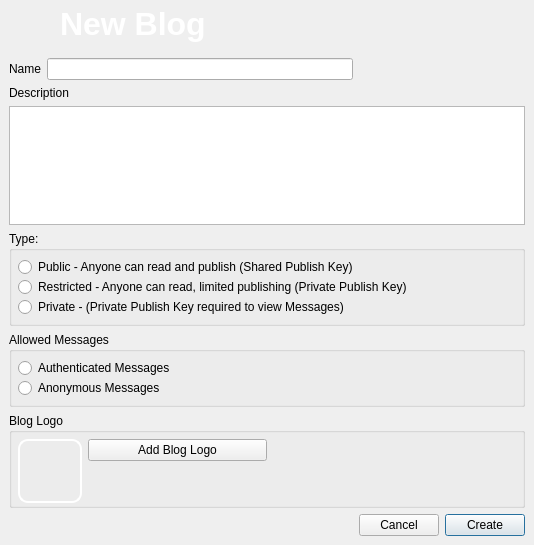
<?xml version="1.0" encoding="UTF-8"?>
<ui version="4.0">
 <class>CreateBlog</class>
 <widget class="QDialog" name="CreateBlog">
  <property name="geometry">
   <rect>
    <x>0</x>
    <y>0</y>
    <width>534</width>
    <height>545</height>
   </rect>
  </property>
  <property name="windowTitle">
   <string>Create new Blog</string>
  </property>
  <property name="windowIcon">
   <iconset resource="../../images.qrc">
    <normaloff>:/images/rstray3.png</normaloff>:/images/rstray3.png</iconset>
  </property>
  <layout class="QGridLayout" name="gridLayout_3">
   <property name="margin">
    <number>0</number>
   </property>
   <property name="spacing">
    <number>0</number>
   </property>
   <item row="0" column="0">
    <widget class="QFrame" name="frame_2">
     <property name="maximumSize">
      <size>
       <width>16777215</width>
       <height>64</height>
      </size>
     </property>
     <property name="styleSheet">
      <string notr="true">QFrame#frame_2{background-image: url(:/images/connect/connectFriendBanner.png);}</string>
     </property>
     <property name="frameShape">
      <enum>QFrame::NoFrame</enum>
     </property>
     <property name="frameShadow">
      <enum>QFrame::Raised</enum>
     </property>
     <layout class="QGridLayout" name="gridLayout">
      <property name="margin">
       <number>6</number>
      </property>
      <property name="spacing">
       <number>6</number>
      </property>
      <item row="0" column="0">
       <widget class="QLabel" name="labelicon">
        <property name="maximumSize">
         <size>
          <width>48</width>
          <height>48</height>
         </size>
        </property>
        <property name="styleSheet">
         <string notr="true"/>
        </property>
        <property name="text">
         <string/>
        </property>
        <property name="pixmap">
         <pixmap resource="../../images.qrc">:/images/hi48-app-kblogger.png</pixmap>
        </property>
        <property name="scaledContents">
         <bool>true</bool>
        </property>
       </widget>
      </item>
      <item row="0" column="1">
       <widget class="QLabel" name="textlabelcreatforums">
        <property name="styleSheet">
         <string notr="true">color: rgb(255, 255, 255);</string>
        </property>
        <property name="text">
         <string>&lt;!DOCTYPE HTML PUBLIC &quot;-//W3C//DTD HTML 4.0//EN&quot; &quot;http://www.w3.org/TR/REC-html40/strict.dtd&quot;&gt;
&lt;html&gt;&lt;head&gt;&lt;meta name=&quot;qrichtext&quot; content=&quot;1&quot; /&gt;&lt;style type=&quot;text/css&quot;&gt;
p, li { white-space: pre-wrap; }
&lt;/style&gt;&lt;/head&gt;&lt;body style=&quot; font-family:'MS Shell Dlg 2'; font-size:8.25pt; font-weight:400; font-style:normal;&quot;&gt;
&lt;p style=&quot; margin-top:0px; margin-bottom:0px; margin-left:0px; margin-right:0px; -qt-block-indent:0; text-indent:0px;&quot;&gt;&lt;span style=&quot; font-family:'Arial'; font-size:24pt; font-weight:600; color:#ffffff;&quot;&gt;New Blog&lt;/span&gt;&lt;/p&gt;&lt;/body&gt;&lt;/html&gt;</string>
        </property>
       </widget>
      </item>
     </layout>
    </widget>
   </item>
   <item row="2" column="0">
    <widget class="QFrame" name="frame">
     <property name="frameShape">
      <enum>QFrame::NoFrame</enum>
     </property>
     <property name="frameShadow">
      <enum>QFrame::Raised</enum>
     </property>
     <layout class="QGridLayout" name="gridLayout_6">
      <item row="0" column="0">
       <layout class="QHBoxLayout" name="horizontalLayout">
        <item>
         <widget class="QLabel" name="label">
          <property name="text">
           <string>Name</string>
          </property>
         </widget>
        </item>
        <item>
         <widget class="QLineEdit" name="forumName"/>
        </item>
       </layout>
      </item>
      <item row="1" column="0">
       <widget class="QLabel" name="label_5">
        <property name="text">
         <string>Description</string>
        </property>
       </widget>
      </item>
      <item row="2" column="0" colspan="3">
       <widget class="QTextEdit" name="forumDesc"/>
      </item>
      <item row="3" column="0" colspan="3">
       <widget class="QGroupBox" name="tyoeGroupBox">
        <property name="title">
         <string>Type:</string>
        </property>
        <layout class="QVBoxLayout" name="_3">
         <property name="spacing">
          <number>0</number>
         </property>
         <property name="margin">
          <number>6</number>
         </property>
         <item>
          <widget class="QRadioButton" name="typePublic">
           <property name="text">
            <string>Public - Anyone can read and publish (Shared Publish Key)</string>
           </property>
          </widget>
         </item>
         <item>
          <widget class="QRadioButton" name="typePrivate">
           <property name="text">
            <string>Restricted - Anyone can read, limited publishing (Private Publish Key)</string>
           </property>
          </widget>
         </item>
         <item>
          <widget class="QRadioButton" name="typeEncrypted">
           <property name="text">
            <string>Private - (Private Publish Key required to view Messages)</string>
           </property>
          </widget>
         </item>
        </layout>
       </widget>
      </item>
      <item row="4" column="0" colspan="3">
       <widget class="QGroupBox" name="msgGroupBox">
        <property name="title">
         <string>Allowed Messages</string>
        </property>
        <layout class="QVBoxLayout" name="_4">
         <property name="spacing">
          <number>0</number>
         </property>
         <property name="margin">
          <number>6</number>
         </property>
         <item>
          <widget class="QRadioButton" name="msgAuth">
           <property name="text">
            <string>Authenticated Messages</string>
           </property>
          </widget>
         </item>
         <item>
          <widget class="QRadioButton" name="msgAnon">
           <property name="text">
            <string>Anonymous Messages</string>
           </property>
          </widget>
         </item>
        </layout>
       </widget>
      </item>
      <item row="5" column="0" colspan="3">
       <widget class="QGroupBox" name="groupBoxLogo">
        <property name="title">
         <string>Blog Logo</string>
        </property>
        <layout class="QGridLayout" name="gridLayout_4">
         <property name="leftMargin">
          <number>6</number>
         </property>
         <property name="topMargin">
          <number>6</number>
         </property>
         <property name="rightMargin">
          <number>6</number>
         </property>
         <property name="bottomMargin">
          <number>2</number>
         </property>
         <property name="verticalSpacing">
          <number>6</number>
         </property>
         <item row="0" column="0">
          <layout class="QGridLayout" name="gridLayout_2">
           <item row="0" column="0" rowspan="2">
            <widget class="QToolButton" name="blogLogoButton">
             <property name="minimumSize">
              <size>
               <width>64</width>
               <height>64</height>
              </size>
             </property>
             <property name="maximumSize">
              <size>
               <width>64</width>
               <height>64</height>
              </size>
             </property>
             <property name="styleSheet">
              <string notr="true">
border: 2px solid white;
border-radius: 10px;
</string>
             </property>
             <property name="text">
              <string/>
             </property>
             <property name="icon">
              <iconset resource="../../images.qrc">
               <normaloff>:/images/hi64-app-kblogger.png</normaloff>:/images/hi64-app-kblogger.png</iconset>
             </property>
             <property name="iconSize">
              <size>
               <width>64</width>
               <height>64</height>
              </size>
             </property>
            </widget>
           </item>
           <item row="0" column="1">
            <widget class="QPushButton" name="LogoButton">
             <property name="text">
              <string>Add Blog Logo</string>
             </property>
             <property name="icon">
              <iconset resource="../../images.qrc">
               <normaloff>:/images/add_image24.png</normaloff>:/images/add_image24.png</iconset>
             </property>
            </widget>
           </item>
           <item row="1" column="1">
            <spacer name="horizontalSpacer">
             <property name="orientation">
              <enum>Qt::Horizontal</enum>
             </property>
             <property name="sizeHint" stdset="0">
              <size>
               <width>118</width>
               <height>20</height>
              </size>
             </property>
            </spacer>
           </item>
          </layout>
         </item>
         <item row="0" column="1">
          <spacer name="horizontalSpacer_2">
           <property name="orientation">
            <enum>Qt::Horizontal</enum>
           </property>
           <property name="sizeHint" stdset="0">
            <size>
             <width>40</width>
             <height>20</height>
            </size>
           </property>
          </spacer>
         </item>
        </layout>
       </widget>
      </item>
      <item row="6" column="0">
       <spacer>
        <property name="orientation">
         <enum>Qt::Horizontal</enum>
        </property>
        <property name="sizeHint" stdset="0">
         <size>
          <width>238</width>
          <height>20</height>
         </size>
        </property>
       </spacer>
      </item>
      <item row="6" column="1">
       <widget class="QPushButton" name="cancelButton">
        <property name="text">
         <string>Cancel</string>
        </property>
       </widget>
      </item>
      <item row="6" column="2">
       <widget class="QPushButton" name="createButton">
        <property name="text">
         <string>Create</string>
        </property>
        <property name="default">
         <bool>true</bool>
        </property>
       </widget>
      </item>
     </layout>
    </widget>
   </item>
  </layout>
 </widget>
 <resources>
  <include location="../../images.qrc"/>
  <include location="../../images.qrc"/>
  <include location="../images.qrc"/>
 </resources>
 <connections/>
</ui>
